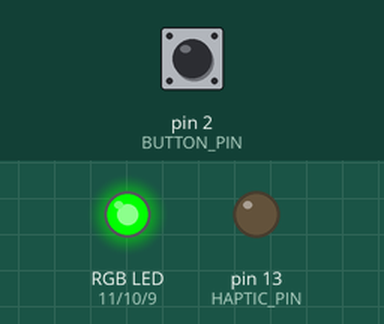
Bench run of a sketch on a simulated Arduino Uno, built with avr-gcc and run on an emulated ATmega328P. On the bench: an RGB LED mixed from three pins (HIGH = lit), output pins drawn as LEDs (lit = HIGH). Inputs (shaded band) come from the test bench; at power-on: pin 2 (BUTTON_PIN) HIGH. What the sketch prints to the serial monitor is not drawn.

Above: at 1.2 s.
1.3 s: pin 2 (BUTTON_PIN) pulled LOW for 0.15 s
At 2.6 s:
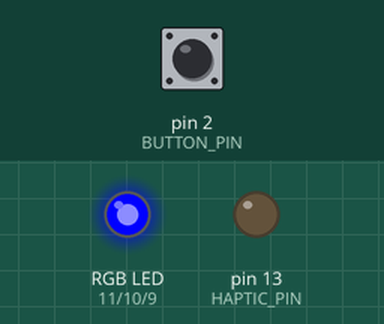
4.4 s: pin 2 (BUTTON_PIN) pulled LOW for 1 s
At 6.9 s:
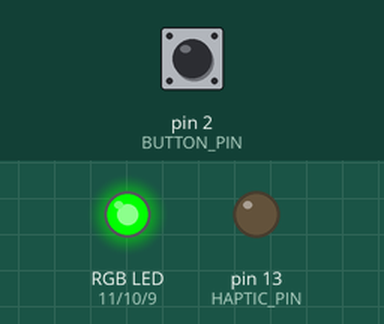
7.9 s: pin 2 (BUTTON_PIN) pulled LOW for 3.2 s
At 8.8 s:
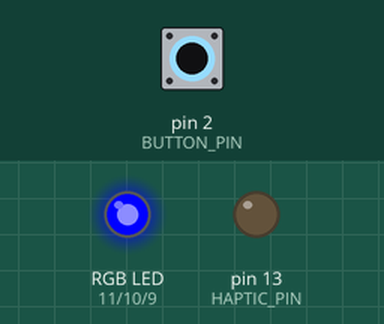
12.6 s: pin 2 (BUTTON_PIN) pulsed LOW 5 times (0.12 s each, 0.3 s apart)
At 15.1 s:
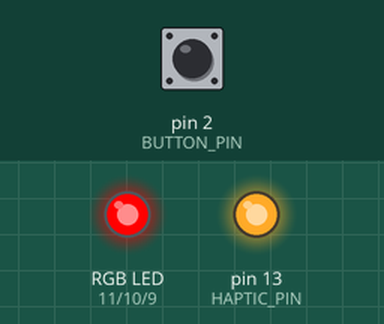
Timing chart, 0 to 19.1 s (numbered marks = the images above; inputs shaded):
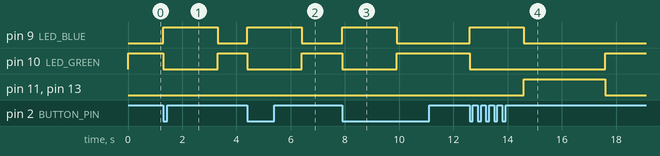

Measured:
- after the input at 1.3 s, pin 9 (LED_BLUE): LOW → HIGH at once, → LOW 2.0 s later; pin 10 (LED_GREEN): HIGH → LOW at once, → HIGH 2.0 s later
- after the input at 4.4 s, pin 9 (LED_BLUE): LOW → HIGH at once, → LOW 2.0 s later; pin 10 (LED_GREEN): HIGH → LOW at once, → HIGH 2.0 s later
- after the input at 7.9 s, pin 9 (LED_BLUE): LOW → HIGH at once, → LOW 2.0 s later; pin 10 (LED_GREEN): HIGH → LOW at once, → HIGH 2.0 s later
- after the input at 12.6 s, pin 9 (LED_BLUE): LOW → HIGH at once, → LOW 2.0 s later; pin 10 (LED_GREEN): HIGH → LOW at once, → HIGH 5.0 s later; pin 11 (LED_RED), pin 13 (HAPTIC_PIN): LOW → HIGH after 2.0 s, → LOW 3.0 s later

The sketch:

sketch_mar6a.ino
```cpp
const int BUTTON_PIN = 2;   // Hardware Interrupt Pin
const int HAPTIC_PIN = 13;  // Built-in LED for vibration

// RGB LED Pins
const int LED_RED = 11;
const int LED_GREEN = 10;
const int LED_BLUE = 9;

// 'volatile' is required for variables modified inside an Interrupt
volatile int spikeCount = 0;
volatile unsigned long firstSpikeTime = 0;
volatile unsigned long lastInterruptTime = 0;
volatile bool newSpike = false;

// The "Guardian AI" Thresholds
const int REQUIRED_SPIKES = 5;
const int TIME_WINDOW = 2000; // 2 seconds

void setup() {
  pinMode(BUTTON_PIN, INPUT_PULLUP);
  pinMode(HAPTIC_PIN, OUTPUT);
  pinMode(LED_RED, OUTPUT);
  pinMode(LED_GREEN, OUTPUT);
  pinMode(LED_BLUE, OUTPUT);

  Serial.begin(9600);
  Serial.println("Guardian Ring: Armed.");
  Serial.println("CPU entering low-power monitoring state...");

  // Initial State: GREEN (Safe)
  setRGB(0, 255, 0);

  // Attach the Interrupt: Triggers instantly when the button drops to LOW
  attachInterrupt(digitalPinToInterrupt(BUTTON_PIN), motionDetectedISR, FALLING);
}

// ---------------------------------------------------------
// INTERRUPT SERVICE ROUTINE (The "Wake Up" Call)
// This runs instantly, pausing everything else. Must be fast!
// ---------------------------------------------------------
void motionDetectedISR() {
  unsigned long interruptTime = millis();

  // Anti-bounce filter: Ignore phantom clicks faster than 150ms
  if (interruptTime - lastInterruptTime > 150) {
    if (spikeCount == 0) {
      firstSpikeTime = interruptTime;
    }
    spikeCount++;
    newSpike = true;
    lastInterruptTime = interruptTime;
  }
}

// ---------------------------------------------------------
// MAIN LOOP (The "Brain")
// ---------------------------------------------------------
void loop() {
  // 1. If the Interrupt woke us up and registered a spike:
  if (newSpike) {
    Serial.print("Motion Spike! Danger Score: ");
    Serial.println(spikeCount);

    // Change LED to BLUE to show it is actively analyzing a struggle
    setRGB(0, 0, 255);
    newSpike = false;
  }

  // 2. Window Checking Logic
  if (spikeCount > 0) {
    // Has the 2-second window expired?
    if (millis() - firstSpikeTime > TIME_WINDOW) {

      if (spikeCount >= REQUIRED_SPIKES) {
        triggerSOS();
      } else {
        Serial.println("Pattern degraded. False alarm averted.");
        Serial.println("CPU returning to low-power state...");
        spikeCount = 0;
        setRGB(0, 255, 0); // Back to GREEN (Safe)
      }
    }
  }
}

// ---------------------------------------------------------
// SOS TRIGGER & LED HELPER
// ---------------------------------------------------------
void triggerSOS() {
  Serial.println("\n🚨 SOS TRIGGERED: Transmitting Location Data! 🚨");

  // Turn LED RED and trigger HAPTIC (Pin 13)
  setRGB(255, 0, 0);
  digitalWrite(HAPTIC_PIN, HIGH);

  delay(3000); // Hold for 3 seconds

  // Reset System
  digitalWrite(HAPTIC_PIN, LOW);
  spikeCount = 0;
  Serial.println("\nGuardian Ring: Armed.");
  setRGB(0, 255, 0); // Back to GREEN
}

// Helper function to easily change LED colors
void setRGB(int r, int g, int b) {
  analogWrite(LED_RED, r);
  analogWrite(LED_GREEN, g);
  analogWrite(LED_BLUE, b);
}
```
